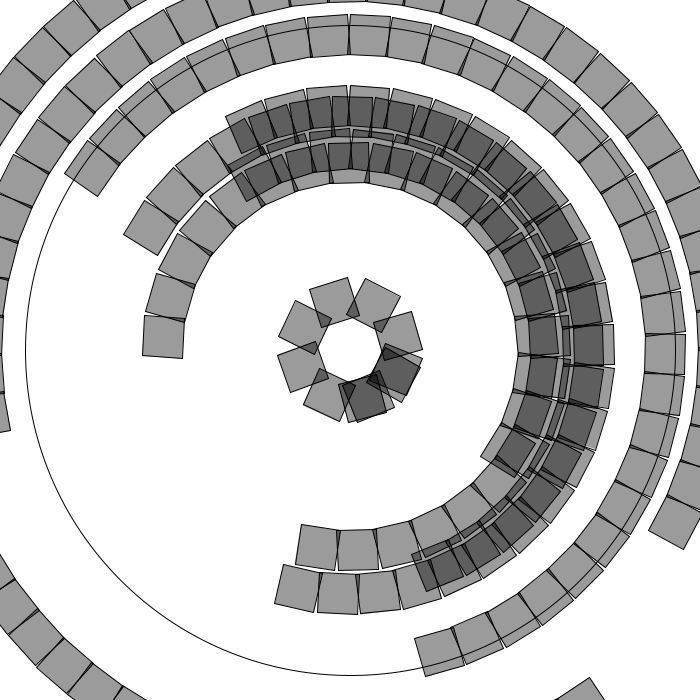
Frame 1 (no input)
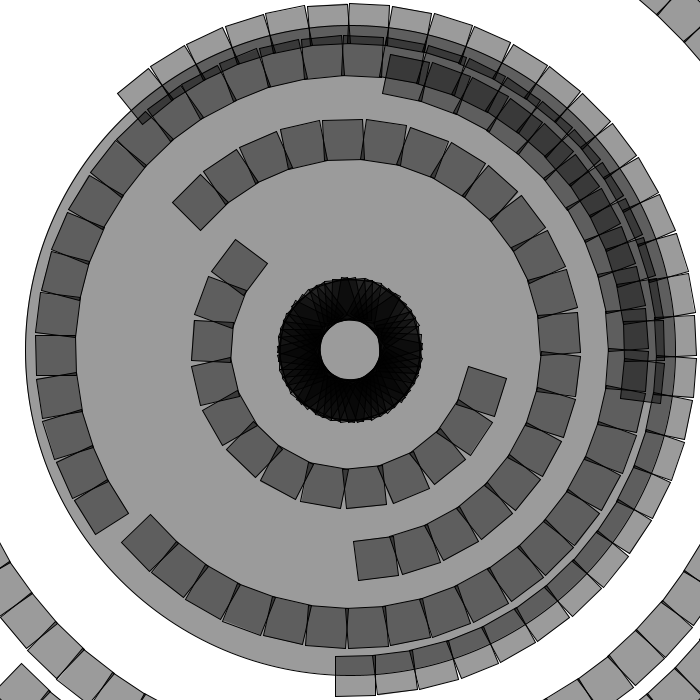
Frame 60 (the mouse pressed at the canvas centre just before this capture)
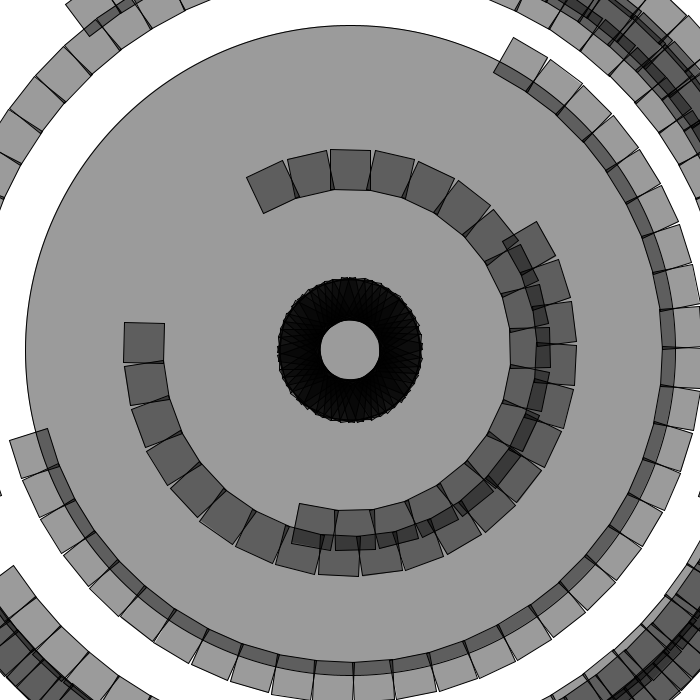
Frame 120 (the mouse held since frame 60 and released just before this capture)

The Processing sketch that drew these frames (run headless with seeded random() and noise(); from frame 60 on, the mouse is pressed at the canvas centre):

// Processing sketch: processing_160780
// ── processing_160780.pde

int numObj = 10;
int passes = 10;

// The width and height of the boxes
float boxW = 40;
float boxH = 40;

void setup() {
  size(700,700);
  smooth();
}

void draw() {
  background(255);
  translate(width/2, height/2);
  //noFill();
  //stroke(0);
  ellipse(0,0,width-50,height-50);
  rings();
}

void rings()
{
  int r = 50; //controls the width of the ingredient ring (aka radius of ring?)
  int ingredient = 0;  
  //int numObj = 10;
  // We must keep track of our position along the curve
  float arclength = 0;
  // For every box
  for(int j = 0; j<passes;j++)
  {
    for (int i = 0; i < numObj; i++) {
      // Each box is centered so we move half the width
      arclength += boxW/2; 
      
      // Angle in radians is the arclength divided by the radius
      float theta = arclength / r;
      
      pushMatrix();
      // Polar to cartesian coordinate conversion
      translate(r*cos(theta) , r*sin(theta));
      // Rotate the box
      rotate(theta); //change to random
      
      //switch statement for ingredient selection
      
      //draw ingredient
      
      
      // Display the box
      fill(0, 100);
      rectMode(CENTER);
      rect(0, 0, boxW, boxH);
      popMatrix();
      
      // Move halfway again
      arclength += boxW/2;
      
    }
    ingredient++;
    r = int(random(50,width-70));
    numObj = r/10;
    
  }
}
